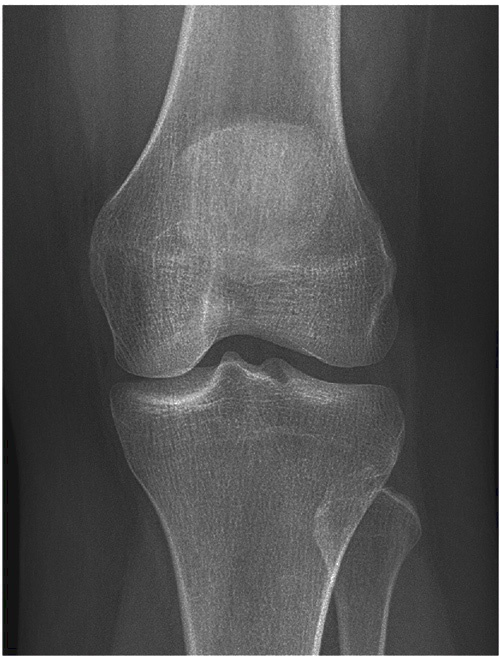
#> input picture imageLumination/1_low_bright.jpg, 500 x 660 px
$ python Main.py
#> lines starting #> are read from the running program, lines starting #| are printed output that depends on the picture; after the words box and inside, x2 and y2 are one past the last pixel; in counts of white or black regions, pixels touching at a corner belong together
### imageLumination/preprocessing.py
import cv2
import numpy as np


def draw_lines(img, lines):
    try:
        for line in lines:
            coords = line[0]
            cv2.line(img, (coords[0], coords[1]),
                     (coords[2], coords[3]), [255, 255, 255], 3)
    except:
        pass

def EdgeDetection(original_image):
    processed_img = original_image
    processed_img = cv2.GaussianBlur(processed_img, (3, 3), 7)
    processed_img = cv2.Canny(processed_img, threshold1=70, threshold2=150)
    #edges
    lines = cv2.HoughLinesP(processed_img, 1, np.pi/180, 180, 20, 15)
    draw_lines(processed_img, lines)
    return processed_img

def ApplyContour(img):
    ret, thresh = cv2.threshold(img, 100, 255, 0)
    contours, hierarchy = cv2.findContours(
        thresh, cv2.RETR_TREE, cv2.CHAIN_APPROX_SIMPLE)
    img = np.dstack((img, img, img))
    cv2.drawContours(img, contours, -1, (0, 255, 0), 2)
    return img

def Roi(img):
    #         y1:y2    x1:x2
    img = img[250:500, 90:450]
    return img

def Preprocess(img):
    img_roi = Roi(img)
    img_edge = EdgeDetection(img_roi)
    final_img = ApplyContour(img_edge)
    #cv2.imshow('final_img', final_img)
    return final_img

### imageLumination/Main.py
import cv2
import numpy as np
from preprocessing import Preprocess


img = cv2.imread("1_low_bright.jpg",0)
#> img: shape (660, 500); min 1, max 255, mean 82.5
if img is None:
    print("Error: Image Doesn't Exist")
    exit()

#grayScale->roi->edgeDetection->contour
img_pre = Preprocess(img)    #this is a numpy Array
#> in Roi, `img = img[250:500, 90:450]`:
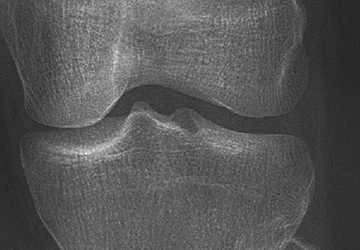
#> img: shape (250, 360); min 33, max 255, mean 85.7
#> in EdgeDetection, `processed_img = cv2.Canny(processed_img, threshold1=70, threshold2=150)`:
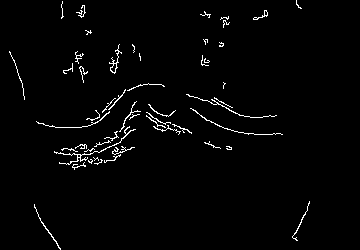
#> processed_img: shape (250, 360); 2% white in thin lines or dots, all inside (x1, y1, x2, y2) = (9, 0, 310, 250)
#> in EdgeDetection, `lines = cv2.HoughLinesP(processed_img, 1, np.pi/180, 180, 20, 15)`: lines = None
#> in ApplyContour, `contours, hierarchy = cv2.findContours( thresh, cv2.RETR_TREE, cv2.CHA..`: contours = 55 contours, 50 with area under 20; largest, box (x1, y1, x2, y2) and area: (109, 44, 122, 74) 51, (54, 126, 136, 165) 49, (110, 63, 117, 73) 32, (253, 10, 268, 20) 26, (34, 204, 61, 250) 21
#> in ApplyContour, `cv2.drawContours(img, contours, -1, (0, 255, 0), 2)`:
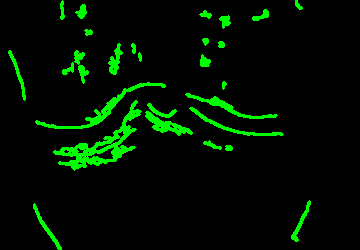
#> img: shape (250, 360, 3); mean of channels 0, 1, 2 0, 15.8, 0; drawn as B, G, R
#work from here
cv2.imwrite("1_low_preprocessed.jpg",img_pre)

$ run again, with imageLumination/2.jpeg copied over imageLumination/1_low_bright.jpg
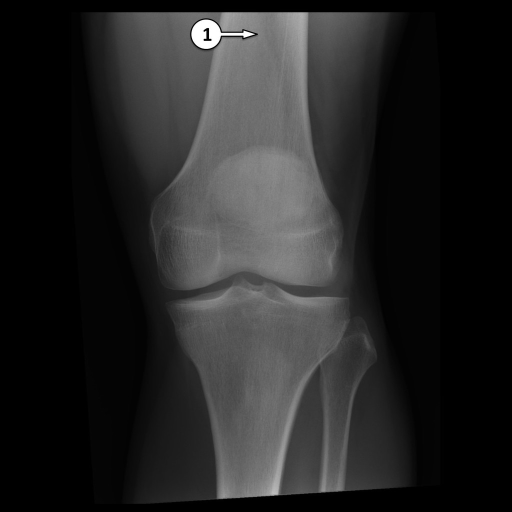
#> input picture imageLumination/2.jpeg, 1024 x 1024 px (shown at 1/2 size)
#> img is the input picture: shape (1024, 1024); min 0, max 255, mean 37.3
#> in EdgeDetection, `processed_img = cv2.Canny(processed_img, threshold1=70, threshold2=150)`:
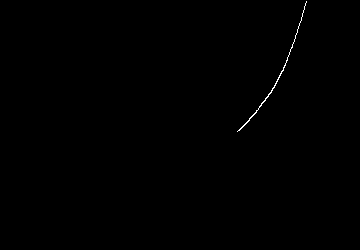
#> processed_img: shape (250, 360); 0.2% white in thin lines or dots, all inside (x1, y1, x2, y2) = (237, 1, 307, 132)
#> lines = None
#> contours = 1 contour; box (x1, y1, x2, y2) and area: (237, 1, 307, 132) 46
#> in ApplyContour, `cv2.drawContours(img, contours, -1, (0, 255, 0), 2)`:
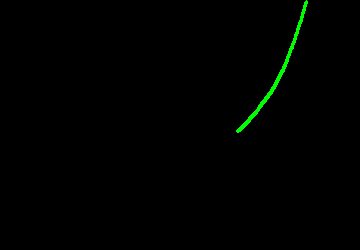
#> img: shape (250, 360, 3); mean of channels 0, 1, 2 0, 1.6, 0; drawn as B, G, R
